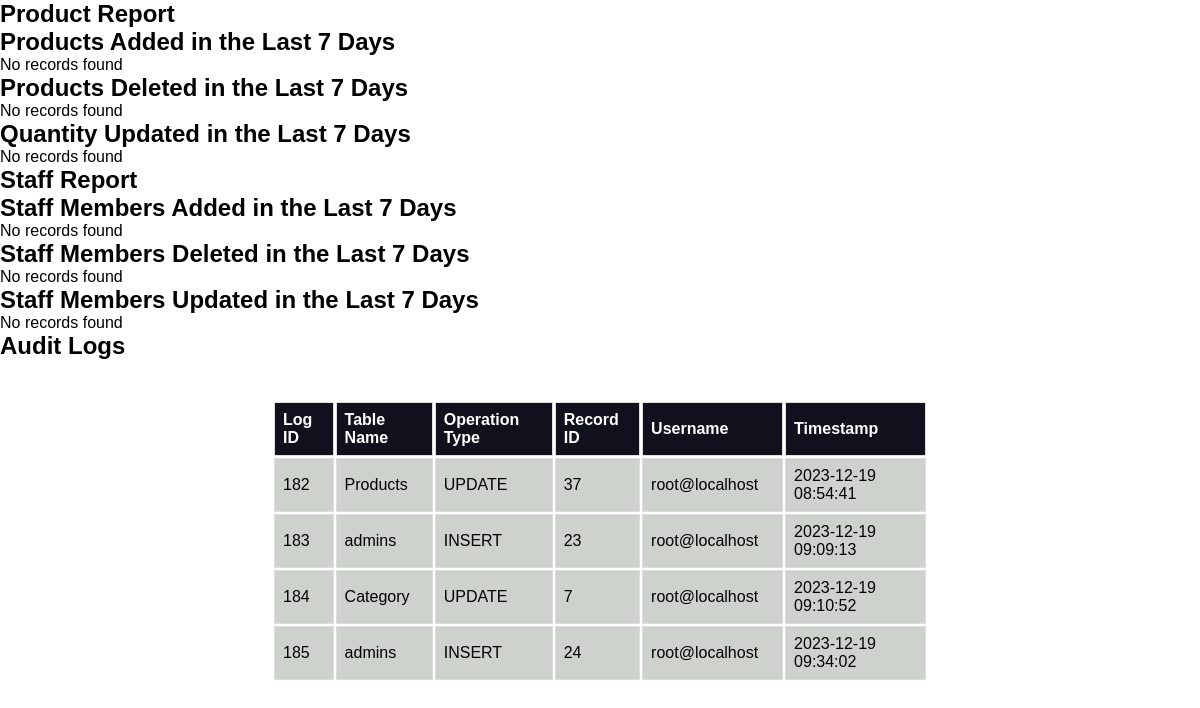
The app's page /reports.php with its own data.
### tables this page shows
CREATE TABLE `auditlogs` (
  `log_id` int(11) NOT NULL,
  `table_name` varchar(255) NOT NULL,
  `operation_type` varchar(10) NOT NULL,
  `record_id` int(11) NOT NULL,
  `username` varchar(255) NOT NULL,
  `timestamp` timestamp NOT NULL DEFAULT current_timestamp()
);

### reports.php (the view, shortened to what this page needs)
<?php
require_once('function/functions.php');
$logs = getLogs();
?>
<!DOCTYPE html>
<html lang="en">
<head>
    <link rel="stylesheet" href="css/dashboard.css">
  <link href='https://unpkg.com/boxicons@2.0.7/css/boxicons.min.css' rel='stylesheet'>
</head>
<body>
<section>
<h1>Product Report</h1>
    <h2>Products Added in the Last 7 Days</h2>
    <h2>Products Deleted in the Last 7 Days</h2>
    <h2>Quantity Updated in the Last 7 Days</h2>
    <h1>Staff Report</h1>
    <h2>Staff Members Added in the Last 7 Days</h2>
    <h2>Staff Members Deleted in the Last 7 Days</h2>
    <h2>Staff Members Updated in the Last 7 Days</h2>
</section>
<h2>Audit Logs</h2>
          <div class="box_table">
            <div class="table_container">
              <table>
                <tr>
                  <th>Log ID</th>
                  <th>Table Name</th>
                  <th>Operation Type</th>
                  <th>Record ID</th>
                  <th>Username</th>
                  <th>Timestamp</th>
                </tr>
                <?php foreach ($logs as $log) : ?>
                  <tr>
                    <td><?= $log['log_id']; ?></td>
                    <td><?= $log['table_name']; ?></td>
                    <td><?= $log['operation_type']; ?></td>
                    <td><?= $log['record_id']; ?></td>
                    <td><?= $log['username']; ?></td>
                    <td><?= $log['timestamp']; ?></td>
                  </tr>
                <?php endforeach; ?>
              </table>
            </div>
          </div>
</body>
</html>

### css/dashboard.css (style rules this page uses)
.table_container { max-height: 300px; overflow-y: auto; background-color: #fff; width: 60%; border-radius: 5px; justify-content: center; align-items: center; }
.box_table { padding: 20px; border-radius: 10px; justify-content: center; align-items: center; display: flex; }
table { justify-content: center; display: flex; padding: 20px; border-radius: 10px; align-items: center; }
th, td { padding: 10px; text-align: center; }
th { background: #11101D; color: #fff; }
td { background-color: #CED2CC; }
.slide table, th, td { border: 1px solid #ddd; padding: 8px; text-align: left; }
* { margin: 0; padding: 0; box-sizing: border-box; font-family: "Poppins", sans-serif; }

### records on screen
auditlogs: log_id "182", table_name "Products", operation_type "UPDATE", record "37", username "root@localhost", timestamp "2023-12-19 08:54:41"
auditlogs: log_id "183", table_name "admins", operation_type "INSERT", record "23", username "root@localhost", timestamp "2023-12-19 09:09:13"
auditlogs: log_id "184", table_name "Category", operation_type "UPDATE", record "7", username "root@localhost", timestamp "2023-12-19 09:10:52"
auditlogs: log_id "185", table_name "admins", operation_type "INSERT", record "24", username "root@localhost", timestamp "2023-12-19 09:34:02"
